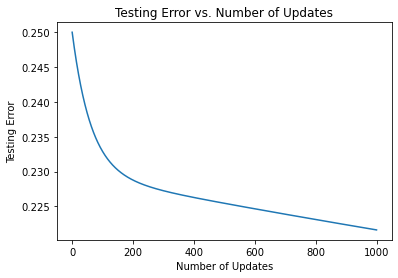

This chart was generated by the following Python code:
import numpy as np
import pandas as pd
import matplotlib.pyplot as plt

# Load the dataset into a pandas DataFrame
file_path = 'diabetes.csv'
df = pd.read_csv(file_path)

# Separate the data into features (X) and the target variable (y)
X = df.iloc[:, :-1].values
y = df.iloc[:, -1].values

# Step 1: Implementing Train-Test Split
def train_test_split(X, y, test_size=0.2, random_state=None):
    if random_state is not None:
        np.random.seed(random_state)
    
    n_samples = X.shape[0]
    n_test = int(n_samples * test_size)
    
    indices = np.random.permutation(n_samples)
    test_indices = indices[:n_test]
    train_indices = indices[n_test:]
    
    X_train, X_test = X[train_indices], X[test_indices]
    y_train, y_test = y[train_indices], y[test_indices]  
    
    return X_train, X_test, y_train, y_test

# Split the data into training and testing sets
X_train, X_test, y_train, y_test = train_test_split(X, y, test_size=0.2, random_state=42)

# Step 2: Initialize model parameters and set the learning rate
theta = np.zeros(X_train.shape[1])
bias = 0
alpha = 0.01

# Step 3: Gradient Descent

def sigmoid(z):
    return 1 / (1 + np.exp(-z))

def least_squares_error(y_true, y_pred):
    return ((y_true - y_pred) ** 2).mean()

def gradient_descent(X, y, theta, bias, alpha, num_iterations):
    m = len(y)
    errors = []

    for iteration in range(num_iterations):
        # Calculate predictions
        z = X.dot(theta) + bias
        y_pred = sigmoid(z)

        # Update parameters
        theta -= (alpha / m) * X.T.dot(y_pred - y)
        bias -= (alpha / m) * np.sum(y_pred - y)

        errors.append(least_squares_error(y, y_pred))

    return theta, bias, errors

# Train the model using gradient descent
num_iterations = 1000
theta, bias, errors = gradient_descent(X_train, y_train, theta, bias, alpha, num_iterations)

# Step 4: Evaluate the Model
z = X_test.dot(theta) + bias
y_pred = sigmoid(z)
testing_error_value = least_squares_error(y_test, y_pred)
print("Testing Error:", testing_error_value)

# Step 5: Plot the Loss vs. Number of Updates
plt.plot(range(num_iterations), errors)
plt.xlabel("Number of Updates")
plt.ylabel("Testing Error")
plt.title("Testing Error vs. Number of Updates")
plt.show()
